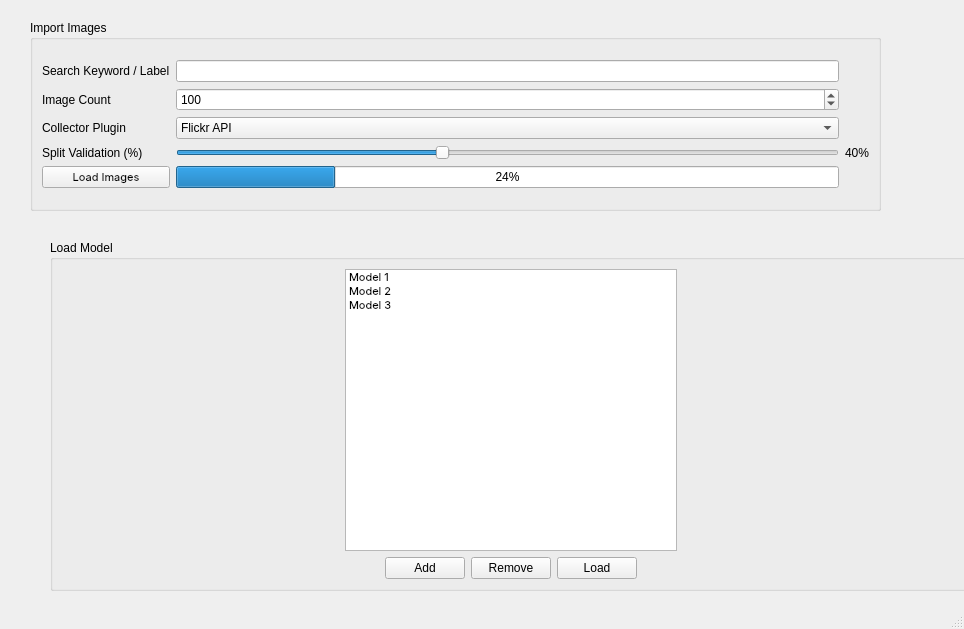
<?xml version="1.0" encoding="UTF-8"?>
<ui version="4.0">
 <class>MainWindow</class>
 <widget class="QMainWindow" name="MainWindow">
  <property name="geometry">
   <rect>
    <x>0</x>
    <y>0</y>
    <width>964</width>
    <height>629</height>
   </rect>
  </property>
  <property name="windowTitle">
   <string>MainWindow</string>
  </property>
  <widget class="QWidget" name="centralwidget">
   <widget class="QGroupBox" name="groupBox_2">
    <property name="enabled">
     <bool>true</bool>
    </property>
    <property name="geometry">
     <rect>
      <x>30</x>
      <y>20</y>
      <width>851</width>
      <height>191</height>
     </rect>
    </property>
    <property name="title">
     <string>Import Images</string>
    </property>
    <layout class="QGridLayout" name="gridLayout_4">
     <item row="0" column="0" colspan="2">
      <layout class="QGridLayout" name="gridLayout_12">
       <item row="4" column="0">
        <widget class="QPushButton" name="pushButton_5">
         <property name="font">
          <font>
           <family>Inter</family>
           <pointsize>8</pointsize>
          </font>
         </property>
         <property name="text">
          <string>Load Images</string>
         </property>
        </widget>
       </item>
       <item row="2" column="0">
        <widget class="QLabel" name="label_7">
         <property name="text">
          <string>Collector Plugin</string>
         </property>
        </widget>
       </item>
       <item row="2" column="2">
        <widget class="QComboBox" name="comboBox_3">
         <property name="enabled">
          <bool>true</bool>
         </property>
         <item>
          <property name="text">
           <string>Flickr API</string>
          </property>
         </item>
         <item>
          <property name="text">
           <string>Folder API</string>
          </property>
         </item>
         <item>
          <property name="text">
           <string>Bing Image Search API</string>
          </property>
         </item>
        </widget>
       </item>
       <item row="1" column="0">
        <widget class="QLabel" name="label_2">
         <property name="text">
          <string>Image Count</string>
         </property>
        </widget>
       </item>
       <item row="3" column="2">
        <widget class="QSlider" name="horizontalSlider">
         <property name="maximum">
          <number>100</number>
         </property>
         <property name="value">
          <number>40</number>
         </property>
         <property name="orientation">
          <enum>Qt::Horizontal</enum>
         </property>
        </widget>
       </item>
       <item row="4" column="2">
        <widget class="QProgressBar" name="progressBar_2">
         <property name="value">
          <number>24</number>
         </property>
        </widget>
       </item>
       <item row="1" column="2">
        <widget class="QSpinBox" name="spinBox">
         <property name="sizePolicy">
          <sizepolicy hsizetype="Minimum" vsizetype="Fixed">
           <horstretch>0</horstretch>
           <verstretch>0</verstretch>
          </sizepolicy>
         </property>
         <property name="maximum">
          <number>1000</number>
         </property>
         <property name="value">
          <number>100</number>
         </property>
        </widget>
       </item>
       <item row="0" column="0">
        <widget class="QLabel" name="label_3">
         <property name="text">
          <string>Search Keyword / Label</string>
         </property>
        </widget>
       </item>
       <item row="3" column="0">
        <widget class="QLabel" name="label_4">
         <property name="text">
          <string>Split Validation (%)</string>
         </property>
        </widget>
       </item>
       <item row="0" column="3">
        <layout class="QHBoxLayout" name="horizontalLayout_14"/>
       </item>
       <item row="3" column="3">
        <widget class="QLabel" name="label_5">
         <property name="text">
          <string>40%</string>
         </property>
        </widget>
       </item>
       <item row="0" column="2">
        <widget class="QLineEdit" name="lineEdit"/>
       </item>
      </layout>
     </item>
    </layout>
   </widget>
   <widget class="QGroupBox" name="gridGroupBox">
    <property name="geometry">
     <rect>
      <x>50</x>
      <y>240</y>
      <width>922</width>
      <height>351</height>
     </rect>
    </property>
    <property name="title">
     <string>Load Model</string>
    </property>
    <layout class="QHBoxLayout" name="horizontalLayout_17">
     <item>
      <layout class="QHBoxLayout" name="horizontalLayout_15"/>
     </item>
     <item>
      <spacer name="horizontalSpacer">
       <property name="orientation">
        <enum>Qt::Horizontal</enum>
       </property>
       <property name="sizeHint" stdset="0">
        <size>
         <width>40</width>
         <height>20</height>
        </size>
       </property>
      </spacer>
     </item>
     <item>
      <layout class="QVBoxLayout" name="verticalLayout_4">
       <item>
        <widget class="QListWidget" name="listWidget_5">
         <property name="font">
          <font>
           <family>Inter</family>
           <pointsize>8</pointsize>
           <weight>50</weight>
           <bold>false</bold>
          </font>
         </property>
         <item>
          <property name="text">
           <string>Model 1</string>
          </property>
          <property name="icon">
           <iconset>
            <activeon>:/Resources/TaskIcons/Task_Success.svg</activeon>
           </iconset>
          </property>
         </item>
         <item>
          <property name="text">
           <string>Model 2</string>
          </property>
          <property name="icon">
           <iconset>
            <selectedoff>:/Resources/TaskIcons/Task_Empty.svg</selectedoff>
           </iconset>
          </property>
         </item>
         <item>
          <property name="text">
           <string>Model 3</string>
          </property>
          <property name="icon">
           <iconset>
            <selectedoff>:/Resources/TaskIcons/Task_Empty.svg</selectedoff>
           </iconset>
          </property>
         </item>
        </widget>
       </item>
       <item>
        <layout class="QHBoxLayout" name="horizontalLayout_16">
         <item>
          <spacer name="horizontalSpacer_8">
           <property name="orientation">
            <enum>Qt::Horizontal</enum>
           </property>
           <property name="sizeHint" stdset="0">
            <size>
             <width>40</width>
             <height>20</height>
            </size>
           </property>
          </spacer>
         </item>
         <item>
          <widget class="QPushButton" name="pushButton_22">
           <property name="text">
            <string>Add</string>
           </property>
           <property name="icon">
            <iconset>
             <normaloff>:/Resources/UISymbols/UI_Add_Icon.svg</normaloff>:/Resources/UISymbols/UI_Add_Icon.svg</iconset>
           </property>
          </widget>
         </item>
         <item>
          <widget class="QPushButton" name="pushButton_23">
           <property name="text">
            <string>Remove</string>
           </property>
           <property name="icon">
            <iconset>
             <normaloff>:/Resources/UISymbols/UI_Delete_Item.svg</normaloff>:/Resources/UISymbols/UI_Delete_Item.svg</iconset>
           </property>
          </widget>
         </item>
         <item>
          <widget class="QPushButton" name="pushButton_6">
           <property name="text">
            <string>Load</string>
           </property>
           <property name="icon">
            <iconset>
             <normaloff>:/Resources/UISymbols/UI_Arrow_Forward.svg</normaloff>:/Resources/UISymbols/UI_Arrow_Forward.svg</iconset>
           </property>
          </widget>
         </item>
         <item>
          <spacer name="horizontalSpacer_9">
           <property name="orientation">
            <enum>Qt::Horizontal</enum>
           </property>
           <property name="sizeHint" stdset="0">
            <size>
             <width>40</width>
             <height>20</height>
            </size>
           </property>
          </spacer>
         </item>
        </layout>
       </item>
      </layout>
     </item>
     <item>
      <spacer name="horizontalSpacer_10">
       <property name="orientation">
        <enum>Qt::Horizontal</enum>
       </property>
       <property name="sizeHint" stdset="0">
        <size>
         <width>40</width>
         <height>20</height>
        </size>
       </property>
      </spacer>
     </item>
    </layout>
   </widget>
  </widget>
  <widget class="QMenuBar" name="menubar">
   <property name="geometry">
    <rect>
     <x>0</x>
     <y>0</y>
     <width>964</width>
     <height>21</height>
    </rect>
   </property>
  </widget>
  <widget class="QStatusBar" name="statusbar"/>
 </widget>
 <resources/>
 <connections/>
</ui>
